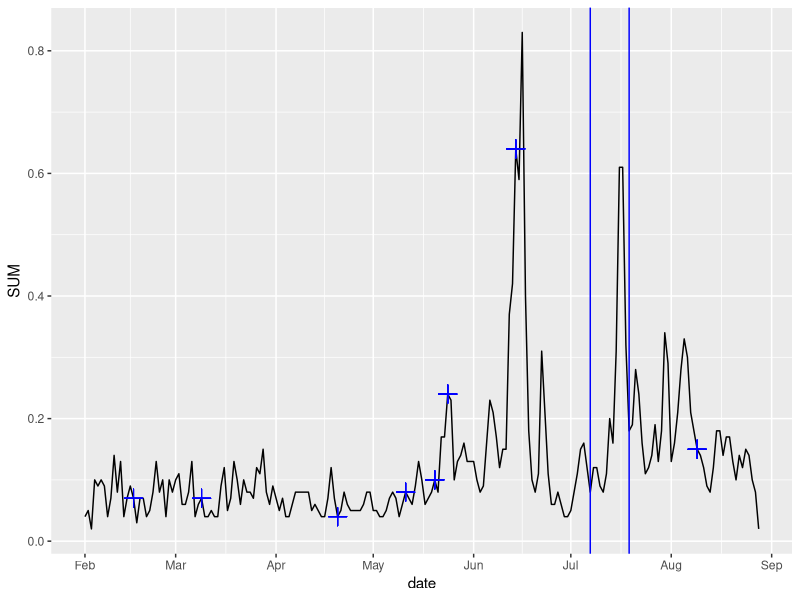

R code for this plot:
## ---- chunk 1
library(here)
library(tidyverse)
library(ggpubr)
library(lubridate)
## ---- chunk 2
dust<-read_csv(here("data", "processed_data", "tx_master.csv")) 
## ---- chunk 3
year<- dust %>%
  select(date,SUM) %>%
  filter(between(date, as.Date('2022-02-01'), as.Date('2022-08-28')))

month<- dust %>%
  filter(Type %in% "Monthly") %>%
  filter(between(date, as.Date('2022-02-01'), as.Date('2022-08-28')))
## ---- chunk 4
year%>%
  ggplot() + geom_line(
    aes(x = date,
        y = SUM)) +
  geom_vline(xintercept = as.Date("2022-07-07"), color = "blue")+
   geom_vline(xintercept = as.Date("2022-07-19"), color = "blue")+
  scale_x_date(date_breaks = "1 month", date_labels = "%b") +
  geom_point(data = month,
             aes(x = date,
                 y = SUM),
             shape = 3,
             size = 4,
             color = "blue")
